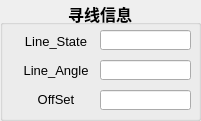
   <widget class="QGroupBox" name="groupBox_2">
    <property name="geometry">
     <rect>
      <x>430</x>
      <y>20</y>
      <width>201</width>
      <height>121</height>
     </rect>
    </property>
    <property name="font">
     <font>
      <pointsize>12</pointsize>
      <weight>75</weight>
      <bold>true</bold>
     </font>
    </property>
    <property name="title">
     <string>寻线信息</string>
    </property>
    <property name="alignment">
     <set>Qt::AlignCenter</set>
    </property>
    <widget class="QLineEdit" name="Line_OffSet">
     <property name="geometry">
      <rect>
       <x>100</x>
       <y>90</y>
       <width>91</width>
       <height>20</height>
      </rect>
     </property>
     <property name="font">
      <font>
       <pointsize>10</pointsize>
       <weight>50</weight>
       <bold>false</bold>
      </font>
     </property>
     <property name="alignment">
      <set>Qt::AlignCenter</set>
     </property>
    </widget>
    <widget class="QLineEdit" name="Line_State">
     <property name="geometry">
      <rect>
       <x>100</x>
       <y>30</y>
       <width>91</width>
       <height>20</height>
      </rect>
     </property>
     <property name="font">
      <font>
       <pointsize>10</pointsize>
       <weight>50</weight>
       <bold>false</bold>
      </font>
     </property>
     <property name="alignment">
      <set>Qt::AlignCenter</set>
     </property>
    </widget>
    <widget class="QLineEdit" name="Line_Angle">
     <property name="geometry">
      <rect>
       <x>100</x>
       <y>60</y>
       <width>91</width>
       <height>20</height>
      </rect>
     </property>
     <property name="font">
      <font>
       <pointsize>10</pointsize>
       <weight>50</weight>
       <bold>false</bold>
      </font>
     </property>
     <property name="alignment">
      <set>Qt::AlignCenter</set>
     </property>
    </widget>
    <widget class="QWidget" name="layoutWidget">
     <property name="geometry">
      <rect>
       <x>10</x>
       <y>30</y>
       <width>92</width>
       <height>81</height>
      </rect>
     </property>
     <layout class="QVBoxLayout" name="verticalLayout_2">
      <item>
       <widget class="QLabel" name="label">
        <property name="font">
         <font>
          <pointsize>10</pointsize>
          <weight>50</weight>
          <bold>false</bold>
         </font>
        </property>
        <property name="text">
         <string>Line_State</string>
        </property>
        <property name="alignment">
         <set>Qt::AlignCenter</set>
        </property>
       </widget>
      </item>
      <item>
       <widget class="QLabel" name="label_7">
        <property name="font">
         <font>
          <pointsize>10</pointsize>
          <weight>50</weight>
          <bold>false</bold>
         </font>
        </property>
        <property name="text">
         <string>Line_Angle</string>
        </property>
        <property name="alignment">
         <set>Qt::AlignCenter</set>
        </property>
       </widget>
      </item>
      <item>
       <widget class="QLabel" name="label_9">
        <property name="font">
         <font>
          <pointsize>10</pointsize>
          <weight>50</weight>
          <bold>false</bold>
         </font>
        </property>
        <property name="text">
         <string>OffSet</string>
        </property>
        <property name="alignment">
         <set>Qt::AlignCenter</set>
        </property>
       </widget>
      </item>
     </layout>
    </widget>
   </widget>
